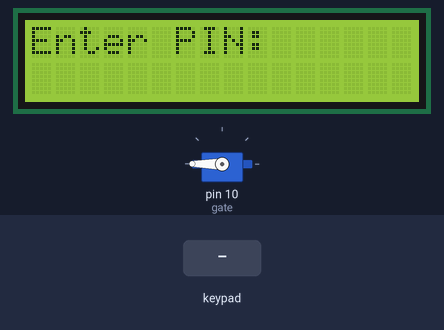
The sketch below on a simulated Arduino Uno, built with avr-gcc and run on an emulated ATmega328P. Parts: 16×2 character LCD, servo. The inputs (shaded band) are chosen by the test bench. What the sketch prints to the serial monitor is not drawn.

Above: at 1.7 s.
1.8 s: keypad keys 1 0 0 2 pressed 0.4 s apart
At 3.8 s:
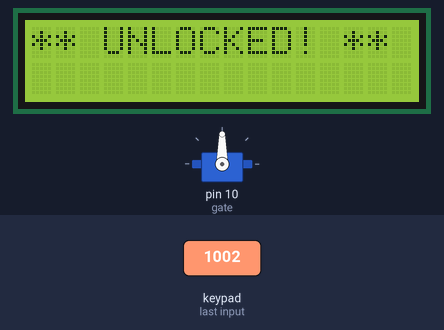
4.9 s: key '*' pressed
At 5.5 s:
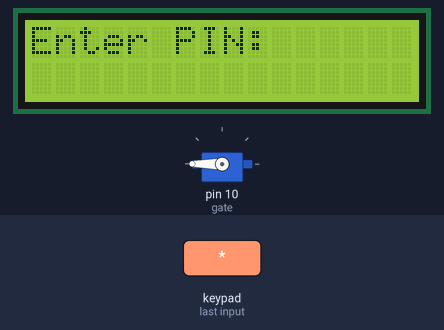
6.4 s: keypad keys 9 8 7 6 pressed 0.4 s apart
At 8.3 s:
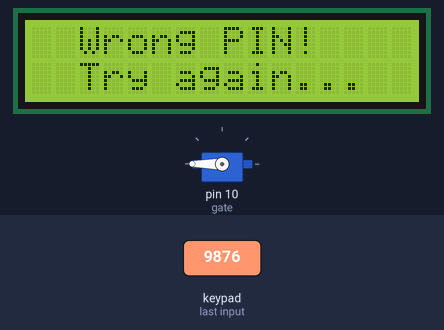
11.0 s: key 'A' pressed
At 11.5 s:
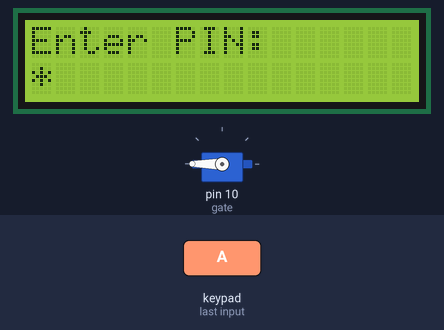
12.5 s: key '1' pressed
At 13.7 s:
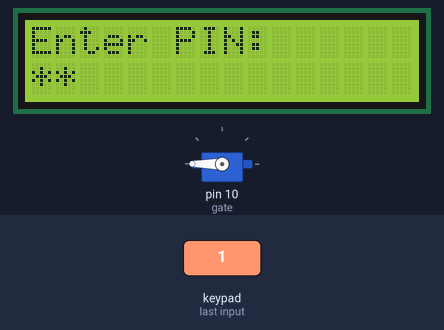
14.0 s: key '2' pressed
At 15.0 s:
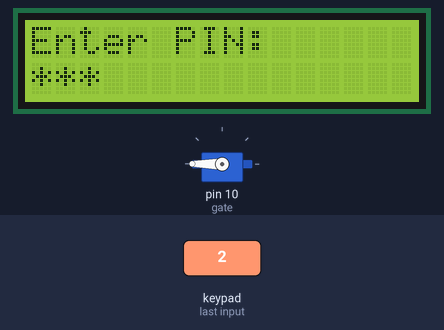
Timing chart, 0 to 16.5 s (numbered marks = the images above; inputs shaded):
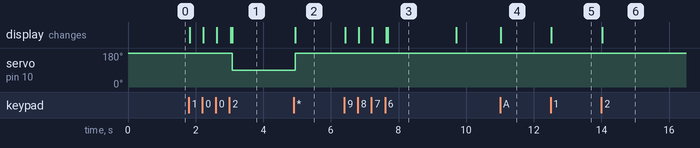

Measured:
- after the input at 1.8 s, servo on pin 10 (gate): 180° → 90° after 1.3 s; the display: first changes at once (image 1 shows a later state)
- after the input at 4.9 s, servo on pin 10 (gate): 90° → 180° after 0.05 s; the display: changes after 0.05 s (image 2)
- after the input at 6.4 s, the display: first changes at once (image 3 shows a later state)
- after the input at 11.0 s, the display: changes at once (image 4)
- after the input at 12.5 s, the display: changes at once (image 5)
- after the input at 14.0 s, the display: changes at once (image 6)
- what the display in image 3 shows lasts 2.0 s, from 7.7 s to 9.7 s

The sketch:

mstr.ino
```cpp
#include <Wire.h>
#include <LiquidCrystal_I2C.h>
#include <SoftwareSerial.h>
#include <Keypad.h>
#include <Servo.h>

SoftwareSerial mySerial(11, 12); // RX=11, TX=12
LiquidCrystal_I2C lcd(0x27, 16, 2);
Servo gate;

const byte ROWS = 4;
const byte COLS = 4;
char keys[ROWS][COLS] = {
  {'1','2','3','A'},
  {'4','5','6','B'},
  {'7','8','9','C'},
  {'*','0','#','D'}
};
byte rowPins[ROWS] = {9, 8, 7, 6};
byte colPins[COLS] = {5, 4, 3, 2};
Keypad keypad = Keypad(makeKeymap(keys), rowPins, colPins, ROWS, COLS);

String realpass = "1002";
String guess = "";
int counter = 0;
bool unlocked = false;
bool lastUnlocked = false;

void setup() {
  Serial.begin(9600);
  mySerial.begin(9600);
  Wire.begin();
  lcd.init();
  lcd.backlight();
  lcd.setCursor(0, 0);
  lcd.print("Enter PIN:");
  lcd.setCursor(0, 1);
  lcd.print("                ");
  gate.attach(10);
  gate.write(180);
  delay(500);
  gate.detach();
}

void loop() {
  char key = keypad.getKey();
  if (!unlocked) {
    if (key) {
      if (key == '#') {
        counter = 0;
        guess = "";
        mySerial.print("CLEARED");
        delay(10);
        lcd.setCursor(0, 1);
        lcd.print("                ");
        Serial.println("Cleared");

      } else if (counter < 4) {
        counter++;
        guess += String(key);
        String masked = "";
        for (int i = 0; i < counter; i++) masked += '*';
        lcd.setCursor(0, 1);
        lcd.print("                ");
        lcd.setCursor(0, 1);
        lcd.print(masked);
        Serial.println("Entered so far: " + guess);

        if (counter == 4) {
          if (guess == realpass) {
            unlocked = true;
            mySerial.print("UNLOCKED");
            delay(10);
            lcd.setCursor(0, 0);
            lcd.print("** UNLOCKED! ** ");
            lcd.setCursor(0, 1);
            lcd.print("                ");
            Serial.println("Unlocked");
          } else {
            mySerial.print("WRONG PIN");
            delay(10);
            lcd.setCursor(0, 0);
            lcd.print("  Wrong PIN!    ");
            lcd.setCursor(0, 1);
            lcd.print("  Try again...  ");
            delay(2000);
            lcd.setCursor(0, 0);
            lcd.print("Enter PIN:      ");
            lcd.setCursor(0, 1);
            lcd.print("                ");
            Serial.println("Incorrect password");
          }
          counter = 0;
          guess = "";
        }
      }
    }

  } else {
    if (key && key == '*') {
      unlocked = false;
      mySerial.print("LOCKED");
      delay(10);
      lcd.setCursor(0, 0);
      lcd.print("Enter PIN:      ");
      lcd.setCursor(0, 1);
      lcd.print("                ");
      Serial.println("Locked");
    }
  }


  if (unlocked != lastUnlocked) {
    if (unlocked) {
      gate.attach(10);
      gate.write(90);
      delay(1000);
      gate.detach();
    } else {
      gate.attach(10);
      gate.write(180);
      delay(1000);
      gate.detach();
    }
    lastUnlocked = unlocked;
  }
}
```
